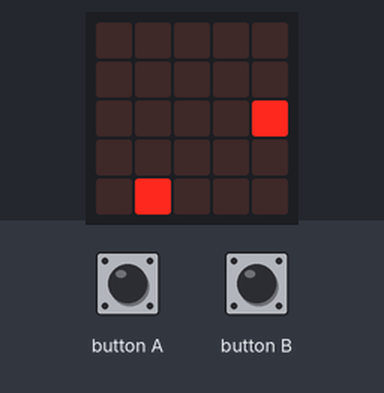
Simulated run of this program. Board: Calliope mini (MakeCode). On the bench: the board's 5×5 LED display. The test bench sets the inputs (shaded band). Random numbers come from a fixed seed; the run ends where the board's game-over animation would start. At 11.8 s the program stops and its outputs stay as they are.

Above: at 1.2 s.
1.3 s: button B pressed for 0.15 s
At 2.3 s:
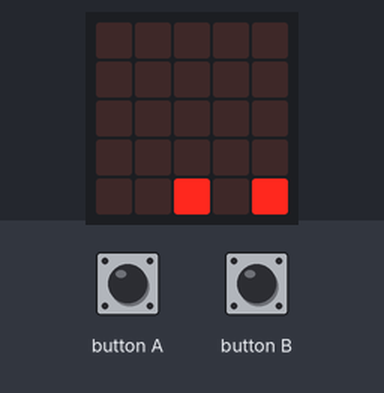
4.4 s: button A pressed for 0.15 s
At 5.4 s:
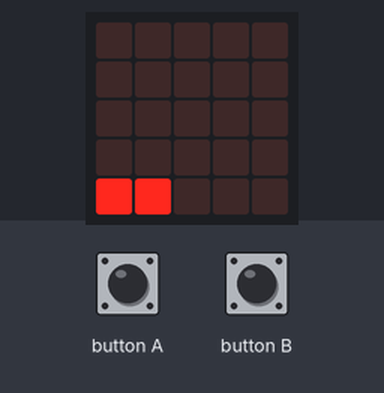
7.5 s: button A pressed for 0.15 s
At 13.0 s:
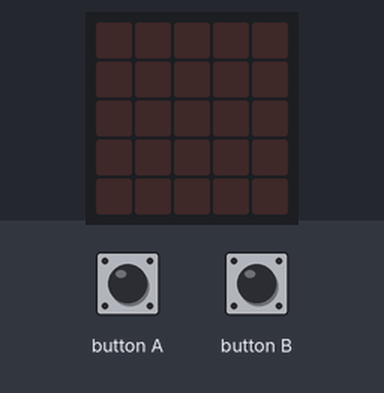
Timing chart, 0 to 13.3 s (numbered marks = the images above; inputs shaded):
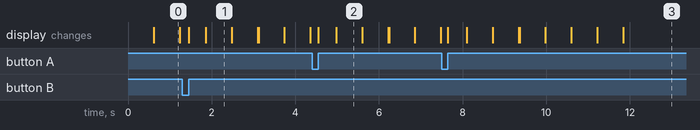

Measured:
- what the display in image 0 shows lasts 0.6 s, from 0.6 s to 1.2 s

The program:

main.ts
```typescript
input.onButtonEvent(Button.A, input.buttonEventClick(), function () {
    led.unplot(pointx, pointy)
    pointx += -1
    led.plot(pointx, pointy)
    if (pointx < 0) {
        led.unplot(pointx, pointy)
        pointx = 0
        led.plot(pointx, pointy)
    }
})
input.onButtonEvent(Button.B, input.buttonEventClick(), function () {
    led.unplot(pointx, pointy)
    pointx += 1
    led.plot(pointx, pointy)
    if (pointx > 4) {
        led.unplot(pointx, pointy)
        pointx = 4
        led.plot(pointx, pointy)
    }
})
let buttony = 0
let pointy = 0
let pointx = 0
pointx = randint(0, 4)
pointy = 4
let buttonx = randint(0, 4)
led.plot(pointx, pointy)
led.plot(buttonx, buttony)
basic.forever(function () {
    if (buttonx == pointx && buttony == pointy) {
        led.unplot(buttonx, buttony)
        led.unplot(pointx, pointy)
        game.gameOver()
    } else if (buttony > 4) {
        led.unplot(buttonx, buttony)
        buttonx = randint(0, 4)
        buttony = 0
        led.plot(buttonx, buttony)
    } else {
       led.unplot(buttonx, buttony)
       buttony += 1
       led.plot(buttonx, buttony)
        basic.pause(600)
    }
})
```

test.ts
```typescript
// Hier kann man Tests durchführen; diese Datei wird nicht kompiliert, wenn dieses Paket als Erweiterung verwendet wird.
```
